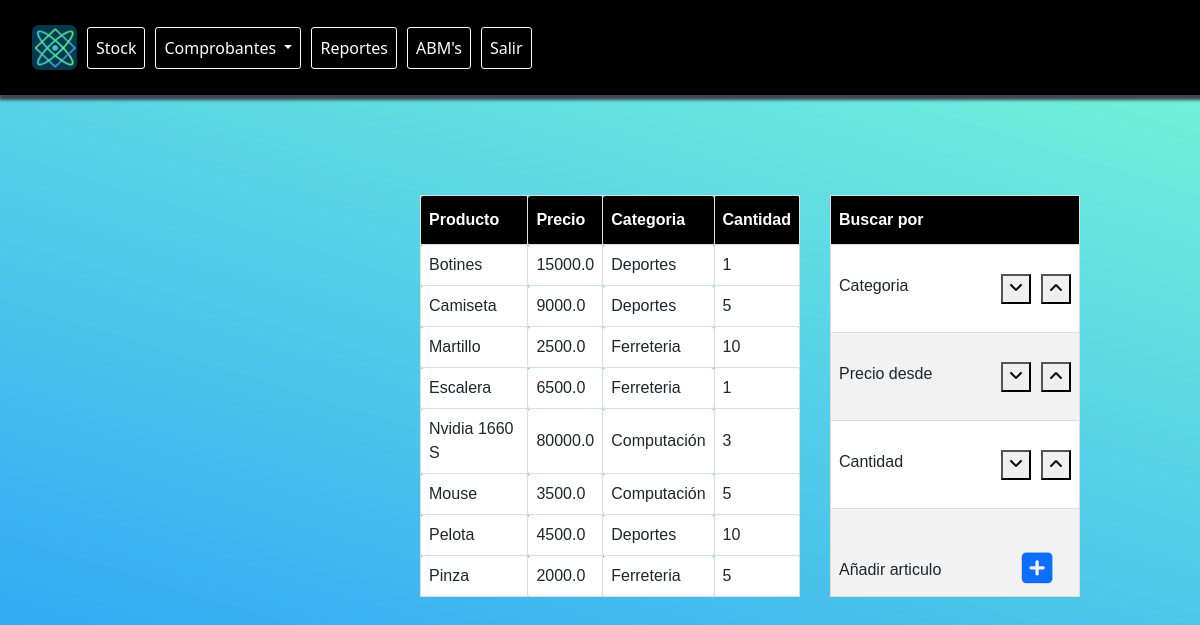
The page /stock/ (signed in) on the database its author committed.
### AppArticulos/models.py (models this page shows, shortened)
class Articulo(models.Model):
    id_articulo=models.IntegerField(primary_key = True)
    nombre=models.CharField('Nombre', max_length=50)
    categoria=models.ForeignKey(Categoria, on_delete=models.CASCADE)
    precio=models.FloatField('Precio')
    disponibilidad=models.BooleanField(default=True)
    cantidad=models.IntegerField('Cantidad')
    created=models.DateTimeField(auto_now_add=True)
    updated=models.DateTimeField(auto_now_add=True)
    class Meta:
        verbose_name="Articulo"
        verbose_name_plural="Articulos"

### AppStock/views.py (the view)
# urls.py: path('', views.stock, name="Stock"),
@login_required
def stock(request):
    articulo = Articulo.objects.all()
    categoria = Categoria.objects.all()
    queryset = request.GET.get("categoria")
    if queryset:
        articulo = Articulo.objects.filter(nombre = queryset)
    queryset = request.GET.get("buscarcat")
    if queryset:
        categoria = Categoria.objects.filter(nombre = queryset)
    queryset = request.GET.get("buscarprecio")
    querysete = request.GET.get("buscarprecio2")
    if queryset and querysete:
        articulo = Articulo.objects.filter(precio__gte = queryset, precio__lte = querysete)
    queryset = request.GET.get("buscarcant")
    querysete = request.GET.get("buscarcant2")
    if queryset and querysete:
        articulo = Articulo.objects.filter(cantidad__gte = queryset, cantidad__lte = querysete)
    return render(request, "AppStock/stock.html",  {"cat":categoria, "art":articulo})

### AppStock/templates/AppStock/stock.html (shortened to what this page needs)
{% extends "base/base.html" %}
{% load static %}
{% block content %}
    <section id="seccionstock">
        <table id="tablastock">
            <thead>
                <tr>
                    <th>Producto</th>
                    <th>Precio</th>
                    <th>Categoria</th>
                    <th>Cantidad</th>
                </tr>
            </thead>
            <tbody>
                {% for arts in art %}
                    {% if arts.categoria_id == 1 %}
                            <td> {{ arts.nombre }} </td>
                            <td> {{ arts.precio }} </td>
                            <td> Deportes </td>
                            <td> {{ arts.cantidad }} </td>
                    {% endif %}
                    {% if arts.categoria_id == 2 %}
                        <td> {{ arts.nombre }} </td>
                        <td> {{ arts.precio }} </td>
                        <td> Ferreteria </td>
                        <td> {{ arts.cantidad }} </td>
                    {% endif %}
                    {% if arts.categoria_id == 3 %}
                        <td> {{ arts.nombre }} </td>
                        <td> {{ arts.precio }} </td>
                        <td> Computación </td>
                        <td> {{ arts.cantidad }} </td>
                {% endif %}
                {% endfor %}
            </tbody>
        </table>
        <table id="ordenar" style="width: 250px">
            <thead>
                <tr>
                    <th> Buscar por </th>
                </tr>
            </thead>
            <tbody>
                <tr>
                    <td>
                        <span>Categoria</span> <button class="bottons" type="submit" onclick="cerrarCate();"><i class="fa fa-angle-up" aria-hidden="true"></i></button>
                        <button class="bottons" type="submit" onclick="mostrarCate();"><i class="fa fa-angle-down" aria-hidden="true"></i></button>
                    </td>
                </tr>
                <tr>
                    <td>
                        Precio desde <button class="bottons" type="submit" onclick="cerrarPrecio();"><i class="fa fa-angle-up" aria-hidden="true"></i></button>
                        <button class="bottons" type="submit" onclick="mostrarPrecio();"><i class="fa fa-angle-down" aria-hidden="true"></i></button>
                    </td>
                </tr>
                <tr>
                    <td>
                        Cantidad <button class="bottons" type="submit" onclick="cerrarCant();"><i class="fa fa-angle-up" aria-hidden="true"></i></button>
                        <button class="bottons" type="submit" onclick="mostrarCant();"><i class="fa fa-angle-down" aria-hidden="true"></i></button>
                    </td>
                </tr>
                <tr style="height: 50px; ">
                    <td style='vertical-align: text-top'>
                        <span style="vertical-align: super">Añadir articulo</span>
                        <a class="nav-link stock {% if '/agregar/' in request.path %} active {% endif %} prueba" style="margin-left: 60px; width: 15px; height: 15px;" aria-current="page" href="{% url 'agregar_articulo' %}">
                            <span class="fa-solid fa-square-plus" style="font-size: 35px;"></span>
                        </a>
                    </td>
                </tr>
            </tbody>
        </table>
    </section>
{% endblock %}

### static/base/css/styles.css (style rules this page uses)
.bodybase { background: url("/static/base/img/back2.jpg") no-repeat fixed; }
#ordenar { margin-left: 30px; font-family: "Trebuchet MS", Arial, Helvetica, sans-serif; border-collapse: collapse; width: 30%; background-color: white; }
#ordenar td, #ordenar th { border: 1px solid #ddd; padding: 8px; }
#ordenar tr:nth-child(even) { background-color: #f2f2f2; }
#ordenar th { padding-top: 12px; padding-bottom: 12px; text-align: left; background-color: black; color:white; }
#tablastock { font-family: "Trebuchet MS", Arial, Helvetica, sans-serif; border-collapse: collapse; width: 100%; }
#tablastock td, #tablastock th { border-radius: 3px; border: 1px solid #ddd; padding: 8px; }
#tablastock th { padding-top: 12px; padding-bottom: 12px; text-align: left; background-color: black; color:white; }
#seccionstock { margin-top: 80px; margin-left: 400px; padding: 20px; display: grid; grid-template-columns: 50% 50%; }
.bottons { margin-left: 10px; float: right; }
.nav-link.stock { display: inline-block; width: 100%; height: 100%; margin-top: 25px; }

### rows shown on the page
Articulo: nombre "Botines", precio "15000.0", cantidad "1"
Articulo: nombre "Camiseta", precio "9000.0", cantidad "5"
Articulo: nombre "Martillo", precio "2500.0", cantidad "10"
Articulo: nombre "Escalera", precio "6500.0", cantidad "1"
Articulo: nombre "Nvidia 1660 S", precio "80000.0", cantidad "3"
Articulo: nombre "Mouse", precio "3500.0", cantidad "5"
Articulo: nombre "Pelota", precio "4500.0", cantidad "10"
Articulo: nombre "Pinza", precio "2000.0", cantidad "5"
